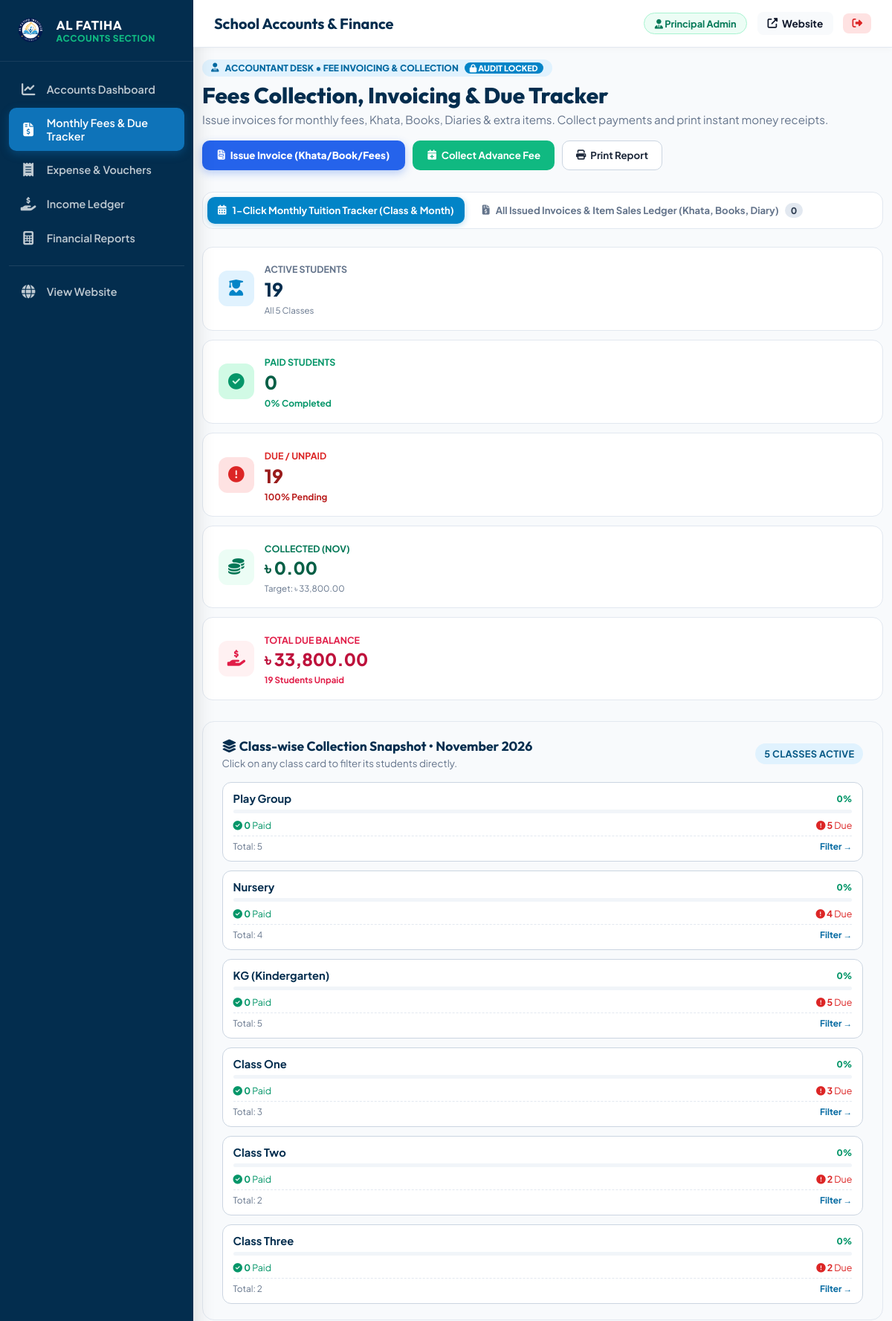
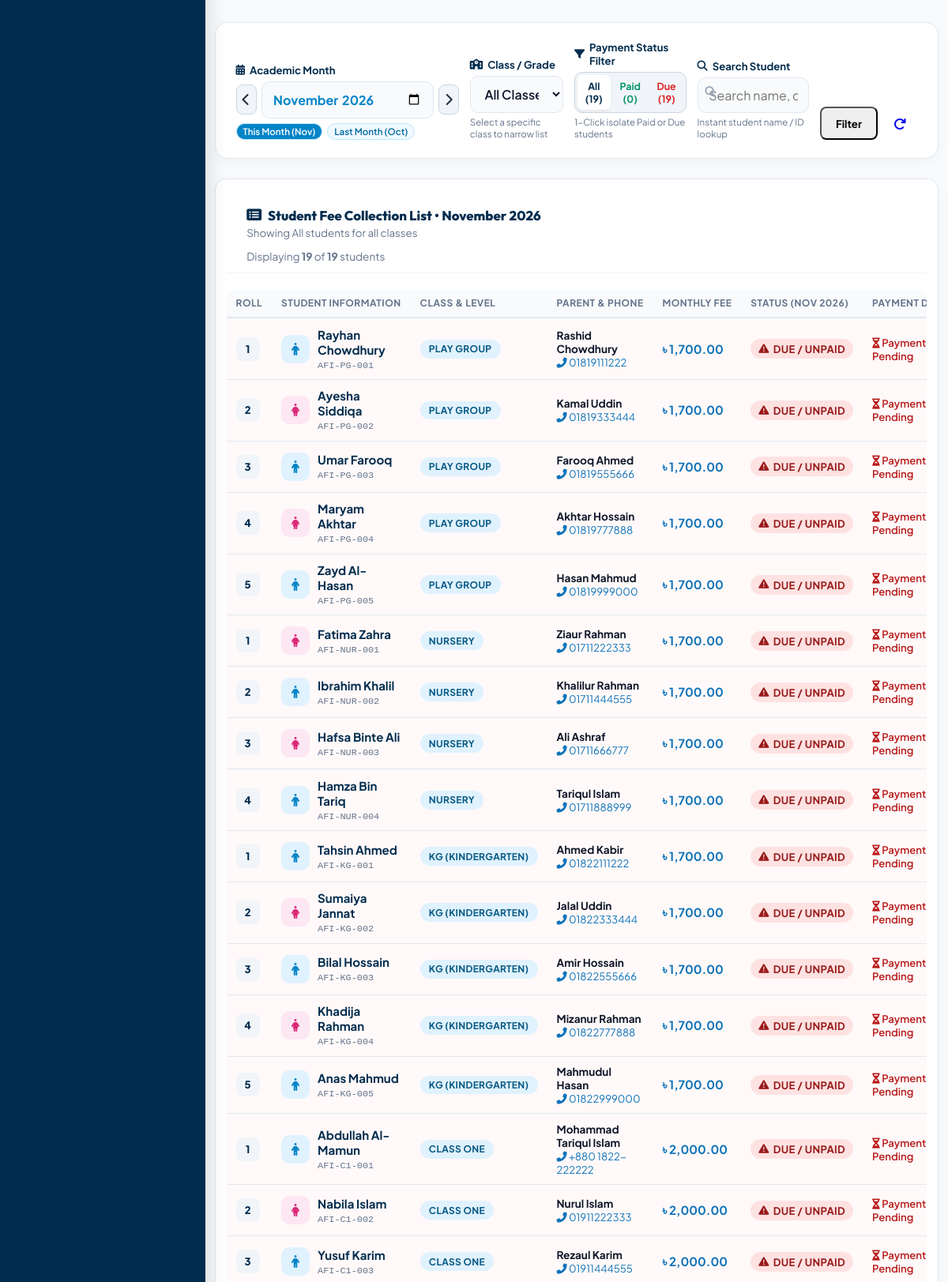
The app's page /accountant/fees.php (signed in, upper part) with its own data (2 pictures, top to bottom).
### tables this page shows
CREATE TABLE `classes` (
  `id` int(11) NOT NULL AUTO_INCREMENT,
  `class_name` varchar(50) NOT NULL,
  `age_group` varchar(50) NOT NULL,
  `section` varchar(10) DEFAULT 'A',
  `room_no` varchar(20) DEFAULT '101',
  `tuition_fee` decimal(10,2) NOT NULL DEFAULT 3500.00,
  `admission_fee` decimal(10,2) NOT NULL DEFAULT 8000.00,
  `book_kit_fee` decimal(10,2) NOT NULL DEFAULT 3500.00,
  `primary_teacher_id` int(11) DEFAULT NULL,
  `backup_teacher_id` int(11) DEFAULT NULL,
  PRIMARY KEY (`id`)
);

CREATE TABLE `students` (
  `id` int(11) NOT NULL AUTO_INCREMENT,
  `student_id` varchar(20) NOT NULL,
  `first_name` varchar(50) NOT NULL,
  `last_name` varchar(50) NOT NULL,
  `gender` enum('Male','Female') NOT NULL,
  `dob` date NOT NULL,
  `class_id` int(11) NOT NULL,
  `roll_no` int(11) NOT NULL,
  `parent_user_id` int(11) DEFAULT NULL,
  `father_name` varchar(100) NOT NULL,
  `mother_name` varchar(100) NOT NULL,
  `phone` varchar(20) NOT NULL,
  `address` text NOT NULL,
  `status` enum('Active','Graduated','Suspended') DEFAULT 'Active',
  `admission_date` date DEFAULT NULL,
  `blood_group` varchar(10) DEFAULT NULL,
  `religion` varchar(50) DEFAULT 'Islam',
  `nationality` varchar(50) DEFAULT 'Bangladeshi',
  `birth_reg_no` varchar(100) DEFAULT NULL,
  `permanent_address` text DEFAULT NULL,
  `father_occupation` varchar(100) DEFAULT NULL,
  `father_phone` varchar(40) DEFAULT NULL,
  `father_nid` varchar(100) DEFAULT NULL,
  `mother_occupation` varchar(100) DEFAULT NULL,
  `mother_phone` varchar(40) DEFAULT NULL,
  `emergency_contact_name` varchar(100) DEFAULT NULL,
  `emergency_contact_phone` varchar(40) DEFAULT NULL,
  `emergency_contact_relation` varchar(50) DEFAULT NULL,
  `previous_school` varchar(150) DEFAULT NULL,
  `medical_notes` text DEFAULT NULL,
  `admission_session` varchar(20) DEFAULT '2027',
  PRIMARY KEY (`id`),
  UNIQUE KEY `student_id` (`student_id`),
  KEY `class_id` (`class_id`),
  CONSTRAINT `students_ibfk_1` FOREIGN KEY (`class_id`) REFERENCES `classes` (`id`) ON DELETE CASCADE
);

### accountant/fees.php (the view, shortened to what the rows shown need)
<?php
require_once __DIR__ . '/layout.php';
$db = get_db_connection();
$activeView = sanitize($_GET['view'] ?? 'tracker');
$selected_month = sanitize($_GET['month'] ?? date('Y-m'));
$selected_class_id = isset($_GET['class_id']) ? intval($_GET['class_id']) : 0;
$selected_status = sanitize($_GET['status'] ?? 'all');
$currentMonthTime = strtotime($selected_month . '-01');
$classes = $db->query("SELECT * FROM classes ORDER BY id ASC")->fetchAll(PDO::FETCH_ASSOC);
$sql = "
    SELECT
        s.id,
        s.student_id as student_code,
        s.first_name,
        s.last_name,
        s.roll_no,
        s.gender,
        s.father_name,
        s.mother_name,
        s.phone,
        s.class_id,
        c.class_name,
        c.tuition_fee as class_tuition_fee,
        f.id as fee_id,
        f.invoice_no,
        f.fee_type,
        f.fee_month,
        f.amount as billed_amount,
        f.status as fee_status,
        f.paid_date,
        f.payment_method,
        f.reference_no,
        f.notes
    FROM students s
    JOIN classes c ON s.class_id = c.id
    LEFT JOIN fees f ON (
        f.student_id = s.id
        AND (
            f.fee_month = :sel_month
            OR (f.due_date LIKE :sel_month_like AND (f.fee_type LIKE '%Tuition%' OR f.fee_type LIKE '%Monthly%'))
        )
    )
    WHERE s.status = 'Active'
";
$params = [
    ':sel_month' => $selected_month,
    ':sel_month_like' => $selected_month . '%'
];
$sql .= " ORDER BY c.id ASC, s.roll_no ASC, s.first_name ASC";
$stmt = $db->prepare($sql);
$stmt->execute($params);
$rawStudents = $stmt->fetchAll(PDO::FETCH_ASSOC);
$displayStudents = [];
$classSummaries = [];
foreach ($classes as $cls) {
    $classSummaries[$cls['id']] = [
        'name' => $cls['class_name'],
        'total' => 0,
        'paid' => 0,
        'due' => 0,
        'expected' => 0,
        'collected' => 0,
        'due_amount' => 0
    ];
}
foreach ($rawStudents as $st) {
    $effectiveAmount = !empty($st['billed_amount']) && floatval($st['billed_amount']) > 0
        ? floatval($st['billed_amount'])
        : (floatval($st['class_tuition_fee']) > 0 ? floatval($st['class_tuition_fee']) : 2000.00);
    $isPaid = (!empty($st['fee_status']) && strtolower($st['fee_status']) === 'paid');
    $status = $isPaid ? 'Paid' : 'Due';
    $st['computed_status'] = $status;
    $st['effective_amount'] = $effectiveAmount;
    $cid = $st['class_id'];
    if (isset($classSummaries[$cid])) {
        $classSummaries[$cid]['total']++;
        $classSummaries[$cid]['expected'] += $effectiveAmount;
        if ($isPaid) {
            $classSummaries[$cid]['paid']++;
            $classSummaries[$cid]['collected'] += $effectiveAmount;
        } else {
            $classSummaries[$cid]['due']++;
            $classSummaries[$cid]['due_amount'] += $effectiveAmount;
        }
    }
    if ($selected_status === 'all' || strtolower($selected_status) === strtolower($status)) {
        $displayStudents[] = $st;
    }
}
?>
<div class="fee-manager-header" style="display: flex; justify-content: space-between; align-items: center; flex-wrap: wrap; gap: 1.2rem; margin-bottom: 1.8rem;">
  <div>
    <h2 style="font-family: 'Outfit', sans-serif; color: var(--admin-deep-navy); margin: 0; font-size: 1.85rem; font-weight: 800;">
      Fees Collection, Invoicing &amp; Due Tracker
    </h2>
  </div>
</div>
<?php if ($activeView === 'tracker'): ?>
  <?php if ($selected_class_id === 0): ?>
    <div style="background: #f8fafc; border: 1.5px solid #e2e8f0; border-radius: 16px; padding: 1.3rem 1.6rem; margin-bottom: 1.8rem;">
      <div style="display: grid; grid-template-columns: repeat(5, 1fr); gap: 12px;">
        <?php foreach ($classes as $cls):
          $cs = $classSummaries[$cls['id']] ?? ['total' => 0, 'paid' => 0, 'due' => 0, 'rate' => 0];
        ?>
          <a href="fees.php?view=tracker&month=<?= $selected_month ?>&class_id=<?= $cls['id'] ?>&status=<?= $selected_status ?>" style="background: #ffffff; border: 1.5px solid #cbd5e1; border-radius: 12px; padding: 12px 14px; text-decoration: none; color: inherit; display: flex; flex-direction: column; transition: all 0.2s;">
            <div style="display: flex; justify-content: space-between; align-items: center; margin-bottom: 6px;">
              <strong style="font-size: 0.92rem; color: var(--admin-deep-navy);"><?= htmlspecialchars($cls['class_name']) ?></strong>
              <span style="font-size: 0.74rem; font-weight: 800; color: #059669;"><?= $cs['rate'] ?>%</span>
            </div>
            <div style="height: 5px; background: #f1f5f9; border-radius: 10px; overflow: hidden; margin-bottom: 8px;">
            </div>
            <div style="display: flex; justify-content: space-between; font-size: 0.78rem; margin-bottom: 6px;">
              <span style="color: #059669;"><i class="fas fa-check-circle"></i> <strong><?= $cs['paid'] ?></strong> Paid</span>
              <span style="color: #dc2626;"><i class="fas fa-exclamation-circle"></i> <strong><?= $cs['due'] ?></strong> Due</span>
            </div>
            <div style="display: flex; justify-content: space-between; align-items: center; margin-top: auto; padding-top: 6px; border-top: 1px dashed #e2e8f0; font-size: 0.74rem; color: #64748b;">
              <span>Total: <?= $cs['total'] ?></span>
              <span style="color: #0369a1; font-weight: 700;">Filter &rarr;</span>
            </div>
          </a>
        <?php endforeach; ?>
      </div>
    </div>
  <?php endif; ?>
  <div class="card-box" style="background: #ffffff; border-radius: 16px; border: 1.5px solid #e2e8f0; overflow: hidden; box-shadow: 0 4px 20px rgba(0,0,0,0.03);">
    <div class="table-responsive">
      <table class="data-table">
        <thead>
          <tr>
            <th style="width: 70px;">Roll</th>
            <th>Student Information</th>
            <th>Class &amp; Level</th>
            <th>Parent &amp; Phone</th>
            <th>Monthly Fee</th>
            <th>Status (<?= date('M Y', $currentMonthTime) ?>)</th>
            <th>Payment Details</th>
          </tr>
        </thead>
        <tbody>
          <?php if (!empty($displayStudents)): ?>
            <?php foreach ($displayStudents as $st): ?>
              <tr class="<?= ($st['computed_status'] === 'Due') ? 'row-due-highlight' : '' ?>">
                <td><span class="roll-badge"><?= $st['roll_no'] ?: '-' ?></span></td>
                <td>
                  <div style="display: flex; align-items: center; gap: 10px;">
                    <div class="st-avatar <?= (strtolower($st['gender']) === 'female') ? 'female' : 'male' ?>">
                      <i class="fas <?= (strtolower($st['gender']) === 'female') ? 'fa-female' : 'fa-male' ?>"></i>
                    </div>
                    <div>
                      <strong style="color: var(--admin-deep-navy); font-size: 0.94rem;"><?= htmlspecialchars($st['first_name'] . ' ' . $st['last_name']) ?></strong>
                      <br><small style="color: var(--admin-text-muted); font-size: 0.74rem;"><code><?= htmlspecialchars($st['student_code']) ?></code></small>
                    </div>
                  </div>
                </td>
                <td><span class="badge badge-info" style="font-weight: 700;"><?= htmlspecialchars($st['class_name']) ?></span></td>
                <td>
                  <div style="font-size: 0.85rem;">
                    <strong><?= htmlspecialchars($st['father_name'] ?: ($st['mother_name'] ?: 'N/A')) ?></strong>
                    <br>
                    <a href="tel:<?= htmlspecialchars($st['phone']) ?>" style="color: var(--admin-primary); text-decoration: none; font-size: 0.82rem;">
                      <i class="fas fa-phone-alt"></i> <?= htmlspecialchars($st['phone']) ?>
                    </a>
                  </div>
                </td>
                <td><strong style="color: var(--admin-primary); font-size: 0.95rem;"><?= format_currency($st['effective_amount']) ?></strong></td>
                <td>
                  <?php if ($st['computed_status'] === 'Paid'): ?>
                    <span class="badge badge-success" style="background: #d1fae5; color: #065f46; font-size: 0.82rem; padding: 4px 10px; font-weight: 700; display: inline-flex; align-items: center; gap: 5px;">
                      <i class="fas fa-check-circle"></i> Paid
                    </span>
                  <?php else: ?>
                    <span class="badge badge-danger" style="background: #fee2e2; color: #991b1b; font-size: 0.82rem; padding: 4px 10px; font-weight: 700; display: inline-flex; align-items: center; gap: 5px;">
                      <i class="fas fa-exclamation-triangle"></i> Due / Unpaid
                    </span>
                  <?php endif; ?>
                </td>
                <td>
                  <?php if ($st['computed_status'] === 'Paid'): ?>
                    <div style="font-size: 0.82rem; line-height: 1.35;">
                      <span style="color: #065f46; font-weight: 700;">
                        <i class="fas fa-calendar-check"></i> <?= format_date($st['paid_date']) ?>
                      </span>
                      <br>
                      <small style="color: var(--admin-text-muted);">
                        via <?= htmlspecialchars($st['payment_method'] ?: 'Cash') ?> &bull; <code><?= htmlspecialchars($st['invoice_no'] ?: '') ?></code>
                      </small>
                    </div>
                  <?php else: ?>
                    <span style="color: #b91c1c; font-size: 0.82rem; font-weight: 600;">
                      <i class="fas fa-hourglass-half"></i> Payment Pending
                    </span>
                  <?php endif; ?>
                </td>
              </tr>
            <?php endforeach; ?>
          <?php endif; ?>
        </tbody>
      </table>
    </div>
  </div>
<?php endif; ?>
<?php require_once __DIR__ . '/layout_footer.php'; ?>

### records on screen
classes: class_name "Play Group", id "0", id "5"
classes: class_name "Nursery", id "0", id "4"
classes: class_name "KG (Kindergarten)", id "0", id "5"
classes: class_name "Class One", id "0", id "3"
classes: class_name "Class Two", id "0", id "2"
classes: class_name "Class Three", id "0", id "2"
students: roll_no "1", first_name+last_name "Rayhan Chowdhury", student "AFI-PG-001", class.class_name "PLAY GROUP", father_name "Rashid Chowdhury", phone "01819111222", effective_amount "৳ 1,700.00"
students: roll_no "2", first_name+last_name "Ayesha Siddiqa", student "AFI-PG-002", class.class_name "PLAY GROUP", father_name "Kamal Uddin", phone "01819333444", effective_amount "৳ 1,700.00"
students: roll_no "3", first_name+last_name "Umar Farooq", student "AFI-PG-003", class.class_name "PLAY GROUP", father_name "Farooq Ahmed", phone "01819555666", effective_amount "৳ 1,700.00"
students: roll_no "4", first_name+last_name "Maryam Akhtar", student "AFI-PG-004", class.class_name "PLAY GROUP", father_name "Akhtar Hossain", phone "01819777888", effective_amount "৳ 1,700.00"
students: roll_no "5", first_name+last_name "Zayd Al-Hasan", student "AFI-PG-005", class.class_name "PLAY GROUP", father_name "Hasan Mahmud", phone "01819999000", effective_amount "৳ 1,700.00"
students: roll_no "1", first_name+last_name "Fatima Zahra", student "AFI-NUR-001", class.class_name "NURSERY", father_name "Ziaur Rahman", phone "01711222333", effective_amount "৳ 1,700.00"
students: roll_no "2", first_name+last_name "Ibrahim Khalil", student "AFI-NUR-002", class.class_name "NURSERY", father_name "Khalilur Rahman", phone "01711444555", effective_amount "৳ 1,700.00"
students: roll_no "3", first_name+last_name "Hafsa Binte Ali", student "AFI-NUR-003", class.class_name "NURSERY", father_name "Ali Ashraf", phone "01711666777", effective_amount "৳ 1,700.00"
students: roll_no "4", first_name+last_name "Hamza Bin Tariq", student "AFI-NUR-004", class.class_name "NURSERY", father_name "Tariqul Islam", phone "01711888999", effective_amount "৳ 1,700.00"
students: roll_no "1", first_name+last_name "Tahsin Ahmed", student "AFI-KG-001", class.class_name "KG (KINDERGARTEN)", father_name "Ahmed Kabir", phone "01822111222", effective_amount "৳ 1,700.00"
students: roll_no "2", first_name+last_name "Sumaiya Jannat", student "AFI-KG-002", class.class_name "KG (KINDERGARTEN)", father_name "Jalal Uddin", phone "01822333444", effective_amount "৳ 1,700.00"
students: roll_no "3", first_name+last_name "Bilal Hossain", student "AFI-KG-003", class.class_name "KG (KINDERGARTEN)", father_name "Amir Hossain", phone "01822555666", effective_amount "৳ 1,700.00"
students: roll_no "4", first_name+last_name "Khadija Rahman", student "AFI-KG-004", class.class_name "KG (KINDERGARTEN)", father_name "Mizanur Rahman", phone "01822777888", effective_amount "৳ 1,700.00"
students: roll_no "5", first_name+last_name "Anas Mahmud", student "AFI-KG-005", class.class_name "KG (KINDERGARTEN)", father_name "Mahmudul Hasan", phone "01822999000", effective_amount "৳ 1,700.00"
students: roll_no "1", first_name+last_name "Abdullah Al-Mamun", student "AFI-C1-001", class.class_name "CLASS ONE", father_name "Mohammad Tariqul Islam", phone "+880 1822-222222", effective_amount "৳ 2,000.00"
students: roll_no "2", first_name+last_name "Nabila Islam", student "AFI-C1-002", class.class_name "CLASS ONE", father_name "Nurul Islam", phone "01911222333", effective_amount "৳ 2,000.00"
students: roll_no "3", first_name+last_name "Yusuf Karim", student "AFI-C1-003", class.class_name "CLASS ONE", father_name "Rezaul Karim", phone "01911444555", effective_amount "৳ 2,000.00"

### other values on screen
$user_name "Principal Admin"
count($allInvoicesList) "0"
$totalStudents "19"
$paidCount "0"
$collectionRate "0"
$dueCount "19"
date('M', $currentMonthTime) "NOV"
format_currency($totalCollectedAmount) "৳ 0.00"
format_currency($totalExpectedAmount) "৳ 33,800.00"
format_currency($totalDueAmount) "৳ 33,800.00"
$selectedMonthName "November 2026"
count($displayStudents) "19"
date('M Y', $currentMonthTime) "NOV 2026"
